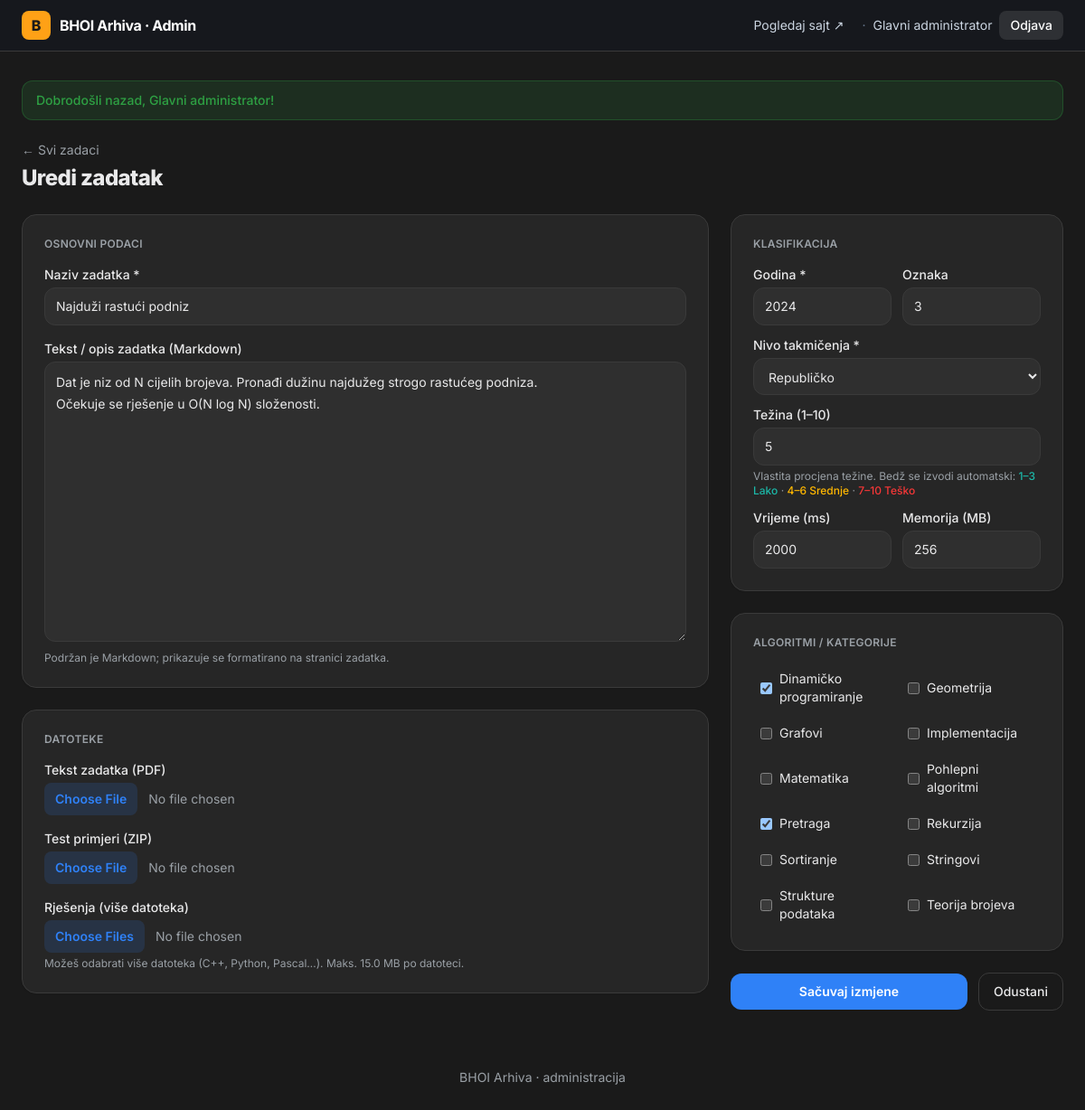
The page /admin_dashboard.php?action=edit&id=2 (signed in) on the database its author committed.
### tables this page shows
CREATE TABLE `tasks` (
    `id`             INT UNSIGNED NOT NULL AUTO_INCREMENT,
    `title`          VARCHAR(200) NOT NULL,
    `slug`           VARCHAR(220) NOT NULL,
    `statement`      MEDIUMTEXT NULL,                  
    `year`           SMALLINT UNSIGNED NOT NULL,
    `level_id`       INT UNSIGNED NOT NULL,
    `difficulty`     ENUM('Lako','Srednje','Teško') NOT NULL DEFAULT 'Srednje',
                                                       
    `difficulty_rating` TINYINT UNSIGNED NOT NULL DEFAULT 5,  
    `problem_index`  VARCHAR(10) NULL,                 
    `time_limit_ms`  INT UNSIGNED NULL,
    `memory_limit_mb`INT UNSIGNED NULL,
    `pdf_path`       VARCHAR(255) NULL,                
    `tests_path`     VARCHAR(255) NULL,                
    `created_at`     TIMESTAMP NOT NULL DEFAULT CURRENT_TIMESTAMP,
    `updated_at`     TIMESTAMP NOT NULL DEFAULT CURRENT_TIMESTAMP ON UPDATE CURRENT_TIMESTAMP,
    PRIMARY KEY (`id`),
    UNIQUE KEY `uq_tasks_slug` (`slug`),
    KEY `idx_tasks_year` (`year`),
    KEY `idx_tasks_level` (`level_id`),
    KEY `idx_tasks_difficulty` (`difficulty`),
    KEY `idx_tasks_difficulty_rating` (`difficulty_rating`),
    CONSTRAINT `fk_tasks_level`
        FOREIGN KEY (`level_id`) REFERENCES `levels` (`id`)
        ON UPDATE CASCADE ON DELETE RESTRICT
);

CREATE TABLE `levels` (
    `id`         INT UNSIGNED NOT NULL AUTO_INCREMENT,
    `name`       VARCHAR(100) NOT NULL,
    `slug`       VARCHAR(100) NOT NULL,
    `sort_order` TINYINT UNSIGNED NOT NULL DEFAULT 0,  
    PRIMARY KEY (`id`),
    UNIQUE KEY `uq_levels_slug` (`slug`),
    UNIQUE KEY `uq_levels_name` (`name`)
);

CREATE TABLE `tags` (
    `id`   INT UNSIGNED NOT NULL AUTO_INCREMENT,
    `name` VARCHAR(80) NOT NULL,
    `slug` VARCHAR(80) NOT NULL,
    PRIMARY KEY (`id`),
    UNIQUE KEY `uq_tags_slug` (`slug`),
    UNIQUE KEY `uq_tags_name` (`name`)
);

### includes/bootstrap.php (called while the page is built, shortened)
<?php
function e(?string $value): string
{
    return htmlspecialchars($value ?? '', ENT_QUOTES | ENT_SUBSTITUTE, 'UTF-8');
}
function url(string $path = ''): string
{
    return BASE_URL . '/' . ltrim($path, '/');
}
function human_size(?int $bytes): string
{
    $units = ['B', 'KB', 'MB', 'GB'];
    $i = 0;
    $size = (float) $bytes;
    while ($size >= 1024 && $i < count($units) - 1) {
        $size /= 1024;
        $i++;
    }
    return ($i === 0 ? (int) $size : number_format($size, 1)) . ' ' . $units[$i];
}

### admin_dashboard.php (the view, shortened to what this page needs)
<?php
require_once __DIR__ . '/includes/bootstrap.php';
$pdo    = db();
$action = $_GET['action'] ?? 'list';
$levels = $pdo->query('SELECT id, name, slug FROM levels ORDER BY sort_order DESC')->fetchAll();
$tags   = $pdo->query('SELECT id, name FROM tags ORDER BY name')->fetchAll();
require __DIR__ . '/includes/admin_header.php';
$inputCls = 'w-full rounded-xl border border-line bg-card px-3 py-2.5 text-sm text-fg outline-none transition focus:border-accent focus:ring-2 focus:ring-accent/30';
if ($action === 'new' || $action === 'edit'):
    $task = [
        'id' => null, 'title' => '', 'statement' => '', 'year' => (int) date('Y'),
        'level_id' => $levels[0]['id'] ?? null, 'difficulty' => 'Srednje', 'difficulty_rating' => 5,
        'problem_index' => '', 'time_limit_ms' => '', 'memory_limit_mb' => '',
        'pdf_path' => null, 'tests_path' => null,
    ];
    $selectedTags = [];
    if ($action === 'edit') {
        $id = filter_input(INPUT_GET, 'id', FILTER_VALIDATE_INT);
        $stmt = $pdo->prepare('SELECT * FROM tasks WHERE id = ? LIMIT 1');
        $stmt->execute([$id]);
        $loaded = $stmt->fetch();
        $task = $loaded;
        $ts = $pdo->prepare('SELECT tag_id FROM task_tags WHERE task_id = ?');
        $ts->execute([$id]);
        $selectedTags = array_map('intval', $ts->fetchAll(PDO::FETCH_COLUMN));
    }
    $isEdit = $action === 'edit';
?>
    <div class="mb-6 flex items-center justify-between">
        <div>
            <a href="<?= e(url('admin_dashboard.php')) ?>" class="text-sm text-muted transition hover:text-accent">← Svi zadaci</a>
            <h1 class="mt-1 text-2xl font-extrabold tracking-tight text-fg">
                <?= $isEdit ? 'Uredi zadatak' : 'Novi zadatak' ?>
            </h1>
        </div>
    </div>
    <form method="post" action="<?= e(url('admin_task_save.php')) ?>" enctype="multipart/form-data"
          class="grid grid-cols-1 gap-6 lg:grid-cols-3">
        <div class="space-y-6 lg:col-span-2">
            <div class="rounded-2xl border border-line bg-card p-6 shadow-sm">
                <h2 class="mb-4 text-xs font-semibold uppercase tracking-wide text-muted">Osnovni podaci</h2>
                <label class="mb-1 block text-sm font-medium text-fg" for="title">Naziv zadatka *</label>
                <input id="title" name="title" type="text" required value="<?= e($task['title']) ?>"
                       class="mb-4 <?= $inputCls ?>">
                <label class="mb-1 block text-sm font-medium text-fg" for="statement">Tekst / opis zadatka (Markdown)</label>
                <textarea id="statement" name="statement" rows="12"
                          class="mb-1 <?= $inputCls ?> leading-6"><?= e($task['statement']) ?></textarea>
                <p class="text-xs text-muted">Podržan je Markdown; prikazuje se formatirano na stranici zadatka.</p>
            </div>
            <div class="rounded-2xl border border-line bg-card p-6 shadow-sm">
                <h2 class="mb-4 text-xs font-semibold uppercase tracking-wide text-muted">Datoteke</h2>
                <?php
                $fileCls = 'block w-full text-sm text-muted file:mr-3 file:rounded-lg file:border-0 file:bg-accent/15 file:px-3 file:py-2 file:text-sm file:font-semibold file:text-accent hover:file:bg-accent/25';
                ?>
                <label class="mb-1 block text-sm font-medium text-fg" for="pdf">Tekst zadatka (PDF)</label>
                <input id="pdf" name="pdf" type="file" accept="application/pdf" class="mb-4 <?= $fileCls ?>">
                <label class="mb-1 block text-sm font-medium text-fg" for="tests">Test primjeri (ZIP)</label>
                <input id="tests" name="tests" type="file" accept=".zip,application/zip" class="mb-4 <?= $fileCls ?>">
                <label class="mb-1 block text-sm font-medium text-fg" for="solutions">Rješenja (više datoteka)</label>
                <input id="solutions" name="solutions[]" type="file" multiple
                       accept=".cpp,.cc,.cxx,.c,.h,.hpp,.py,.java,.pas,.txt,.kt,.js,.rs,.go" class="<?= $fileCls ?>">
                <p class="mt-1 text-xs text-muted">Možeš odabrati više datoteka (C++, Python, Pascal…). Maks. <?= e(human_size(MAX_UPLOAD_BYTES)) ?> po datoteci.</p>
            </div>
        </div>
        <div class="space-y-6">
            <div class="rounded-2xl border border-line bg-card p-6 shadow-sm">
                <h2 class="mb-4 text-xs font-semibold uppercase tracking-wide text-muted">Klasifikacija</h2>
                <div class="grid grid-cols-2 gap-3">
                    <div>
                        <label class="mb-1 block text-sm font-medium text-fg" for="year">Godina *</label>
                        <input id="year" name="year" type="number" min="1990" max="2100" required value="<?= e((string) $task['year']) ?>" class="<?= $inputCls ?>">
                    </div>
                    <div>
                        <label class="mb-1 block text-sm font-medium text-fg" for="problem_index">Oznaka</label>
                        <input id="problem_index" name="problem_index" type="text" maxlength="10" placeholder="npr. 1 ili A" value="<?= e((string) $task['problem_index']) ?>" class="<?= $inputCls ?>">
                    </div>
                </div>
                <label class="mb-1 mt-3 block text-sm font-medium text-fg" for="level_id">Nivo takmičenja *</label>
                <select id="level_id" name="level_id" required class="mb-3 <?= $inputCls ?>">
                    <?php foreach ($levels as $lvl): ?>
                        <option value="<?= (int) $lvl['id'] ?>" <?= (int) $task['level_id'] === (int) $lvl['id'] ? 'selected' : '' ?>>
                            <?= e($lvl['name']) ?>
                        </option>
                    <?php endforeach; ?>
                </select>
                <label class="mb-1 block text-sm font-medium text-fg" for="difficulty_rating">Težina (1–10)</label>
                <?php $curRating = (int) ($task['difficulty_rating'] ?? 5); ?>
                <input id="difficulty_rating" name="difficulty_rating" type="number" min="1" max="10" step="1" required
                       value="<?= e((string) ($curRating ?: 5)) ?>" class="mb-1 <?= $inputCls ?>">
                <p class="mb-3 text-xs text-muted">
                    Vlastita procjena težine. Bedž se izvodi automatski:
                    <span class="font-medium text-easy">1–3 Lako</span> ·
                    <span class="font-medium text-medium">4–6 Srednje</span> ·
                    <span class="font-medium text-hard">7–10 Teško</span>
                </p>
                <div class="grid grid-cols-2 gap-3">
                    <div>
                        <label class="mb-1 block text-sm font-medium text-fg" for="time_limit_ms">Vrijeme (ms)</label>
                        <input id="time_limit_ms" name="time_limit_ms" type="number" min="0" placeholder="npr. 1000" value="<?= e((string) $task['time_limit_ms']) ?>" class="<?= $inputCls ?>">
                    </div>
                    <div>
                        <label class="mb-1 block text-sm font-medium text-fg" for="memory_limit_mb">Memorija (MB)</label>
                        <input id="memory_limit_mb" name="memory_limit_mb" type="number" min="0" placeholder="npr. 256" value="<?= e((string) $task['memory_limit_mb']) ?>" class="<?= $inputCls ?>">
                    </div>
                </div>
            </div>
            <div class="rounded-2xl border border-line bg-card p-6 shadow-sm">
                <h2 class="mb-4 text-xs font-semibold uppercase tracking-wide text-muted">Algoritmi / kategorije</h2>
                <div class="grid grid-cols-1 gap-2 sm:grid-cols-2">
                    <?php foreach ($tags as $tag): ?>
                        <label class="flex items-center gap-2 rounded-lg px-2 py-1.5 text-sm transition hover:bg-elevated">
                            <input type="checkbox" name="tags[]" value="<?= (int) $tag['id'] ?>"
                                   <?= in_array((int) $tag['id'], $selectedTags, true) ? 'checked' : '' ?>
                                   class="rounded border-line text-accent focus:ring-accent">
                            <span class="text-fg"><?= e($tag['name']) ?></span>
                        </label>
                    <?php endforeach; ?>
                </div>
            </div>
            <div class="flex items-center gap-3">
                <button type="submit"
                        class="flex-1 rounded-xl bg-accent px-4 py-2.5 text-sm font-semibold text-white shadow-sm transition hover:brightness-110">
                    <?= $isEdit ? 'Sačuvaj izmjene' : 'Dodaj zadatak' ?>
                </button>
                <a href="<?= e(url('admin_dashboard.php')) ?>"
                   class="rounded-xl border border-line px-4 py-2.5 text-sm font-medium text-fg transition hover:bg-elevated">
                    Odustani
                </a>
            </div>
        </div>
    </form>
<?php
endif; ?>
<?php require __DIR__ . '/includes/admin_footer.php'; ?>

### includes/theme_head.php (style rules this page uses)
:root { color-scheme: light; --bg: #f5f6f8; --card: #ffffff; --elevated: #eceef1; --fg: #15181c; --muted: #5b636e; --line: #e3e6ea; }
.dark { color-scheme: dark; --bg: #1a1a1a; --card: #262626; --elevated: #2f2f2f; --fg: #e9e9ea; --muted: #9aa0a6; --line: #3a3a3a; }
body { -webkit-font-smoothing: antialiased; }
.dark input:not([type="checkbox"]):not([type="radio"]):not([type="file"]), .dark select, .dark textarea { background-color: var(--elevated); color: var(--fg); border-color: var(--line); }
.dark option { background-color: var(--card); color: var(--fg); }

### rows shown on the page
tasks: title "Najduži rastući podniz", statement "Dat je niz od N cijelih brojeva. Pronađi dužinu najdužeg strogo rastućeg podniza. Očekuje se rješenje u O(N log N) složenosti.", year "2024", problem_index "3", level_id "Republičko", difficulty_rating "5", time_limit_ms "2000", memory_limit_mb "256"
tags: id "☑", name "Dinamičko programiranje"
tags: name "Geometrija"
tags: name "Grafovi"
tags: name "Implementacija"
tags: name "Matematika"
tags: name "Pohlepni algoritmi"
tags: id "☑", name "Pretraga"
tags: name "Rekurzija"
tags: name "Sortiranje"
tags: name "Stringovi"
tags: name "Strukture podataka"
tags: name "Teorija brojeva"

### other values the page prints
APP_NAME "BHOI Arhiva"
$admin['display_name'] "Glavni administrator"
$f['message'] "Dobrodošli nazad, Glavni administrator!"
human_size(MAX_UPLOAD_BYTES) "15.0 MB"
